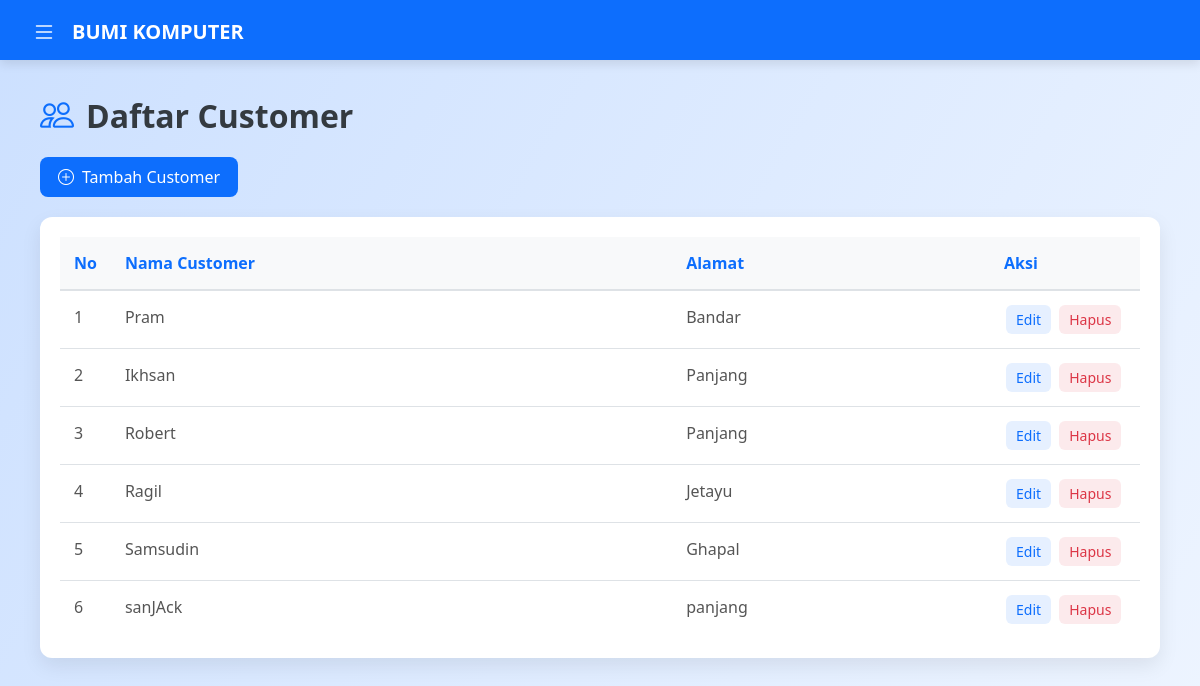
The app's page /index.php?action=pelanggan (signed in) with its own data.
### tables this page shows
CREATE TABLE `pelanggan` (
  `id_pelanggan` int(11) NOT NULL,
  `nama` varchar(255) DEFAULT NULL,
  `alamat` varchar(255) DEFAULT NULL
);

### app/Controllers/PelangganController.php (called while the page is built, shortened)
<?php
require_once 'app/Models/Pelanggan.php';
class PelangganController
{
    private $pelanggan;
    public function __construct()
    {
        $this->pelanggan = new Pelanggan();
    }
    public function daftarPelanggan()
    {
        $data = $this->pelanggan->tampilkanSemuaPelanggan();
        require 'app/Views/pelanggan_view.php';
    }
}
?>

### config/database.php (called while the page is built, shortened)
<?php
class Database {
    private $host = "localhost";
    private $user = "root";
    private $password = "";
    private $dbname = "dbtoko";
    private $conn;
    private function connect() {
        $this->conn = new mysqli($this->host, $this->user, $this->password, $this->dbname);
    }
    public function getConnection() {
        return $this->conn;
    }
}
?>

### app/Models/Pelanggan.php (called while the page is built, shortened)
<?php
require_once 'config/database.php';
class Pelanggan
{
    private $conn;
    public function __construct()
    {
        $database = new Database();
        $this->conn = $database->getConnection();
    }
    public function tampilkanSemuaPelanggan()
    {
        $sql = "SELECT * FROM pelanggan";
        $result = $this->conn->query($sql);
        return $result->fetch_all(MYSQLI_ASSOC);
    }
}
?>

### app/Views/pelanggan_view.php (the view, shortened to what this page needs)
<!doctype html>
<html lang="en">
<head>
    <link href="https://cdn.jsdelivr.net/npm/bootstrap@5.3.3/dist/css/bootstrap.min.css" rel="stylesheet">
    <link href="https://cdn.jsdelivr.net/npm/bootstrap-icons@1.11.3/font/bootstrap-icons.css" rel="stylesheet">
</head>
<body>
    <nav class="navbar top-navbar navbar-dark">
        <div class="container-fluid">
            <button class="btn btn-link p-0 me-3 d-flex align-items-center" type="button" data-bs-toggle="offcanvas" data-bs-target="#sidebarOffcanvas" aria-controls="sidebarOffcanvas" id="sidebarToggle">
                <i class="bi bi-list fs-4"></i>
            </button>
            <span class="navbar-brand me-auto">BUMI KOMPUTER</span>
        </div>
    </nav>
    <main id="content" class="content">
        <div class="page-title">
            <i class="bi bi-people text-primary" style="font-size:34px;"></i>
            Daftar Customer
        </div>
        <a href="index.php?action=pelanggan&subaction=tambah" class="btn-add">
            <i class="bi bi-plus-circle"></i> Tambah Customer
        </a>
        <div class="table-wrapper">
            <div class="table-responsive">
                <table class="table table-modern mb-0">
                    <thead>
                        <tr>
                            <th style="width: 50px;">No</th>
                            <th>Nama Customer</th>
                            <th>Alamat</th>
                            <th style="width: 150px;">Aksi</th>
                        </tr>
                    </thead>
                    <tbody>
                        <?php if (!empty($data)): $no=1; foreach($data as $d): ?>
                        <tr>
                            <td><?= $no++; ?></td>
                            <td><?= htmlspecialchars($d['nama']) ?></td>
                            <td><?= htmlspecialchars($d['alamat']) ?></td>
                            <td>
                                <a class="btn-aksi btn-edit"
                                    href="index.php?action=pelanggan&subaction=edit&id=<?= $d['id_pelanggan'] ?>">Edit</a>
                                <a class="btn-aksi btn-del"
                                    onclick="return confirm('Yakin ingin menghapus pelanggan ini?')"
                                    href="index.php?action=pelanggan&subaction=hapus&id=<?= $d['id_pelanggan'] ?>">Hapus</a>
                            </td>
                        </tr>
                        <?php endforeach; else: ?>
                        <tr>
                            <td colspan="4" class="text-center text-muted">Tidak ada data Customer.</td>
                        </tr>
                        <?php endif; ?>
                    </tbody>
                </table>
            </div>
        </div>
    </main>
</body>
</html>

### index.php (shortened to what this page needs)
<?php
require_once 'config/database.php';
require_once 'app/Controllers/PelangganController.php';
$action = isset($_GET['action']) ? $_GET['action'] : 'login';
switch ($action) {
    case 'pelanggan':
        $controller = new PelangganController();
        $subaction = isset($_GET['subaction']) ? $_GET['subaction'] : 'daftarPelanggan';
        switch ($subaction) {
            case 'daftarPelanggan':
                $controller->daftarPelanggan();
                break;
        }
        break;
}

### app/Views/pelanggan_view.php (style rules this page uses)
body { min-height: 100vh; background: linear-gradient(120deg, #cce0ff, #ffffff, #e0f7ff); background-size: 300% 300%; animation: gradientMove 15s ease-in-out infinite; color: #343a40; overflow-x: hidden; }
.top-navbar { background: #0d6efd !important; box-shadow: 0 4px 10px rgba(0, 0, 0, 0.1); position: fixed; top: 0; width: 100%; height: 60px; padding: 12px 20px; z-index: 3000; display: flex; align-items: center; }
.navbar-brand, #sidebarToggle { color: white !important; font-weight: 700; }
#sidebarToggle { font-size: 22px; cursor: pointer; margin-right: 15px; border: none; background: none; }
.content { padding: 90px 40px 40px; color: #343a40; transition: 0.3s ease; }
.page-title { font-size: 32px; font-weight: 800; margin-bottom: 16px; display: flex; align-items: center; gap: 12px; color: #343a40; text-shadow: none; }
.table-wrapper { background: #ffffff; border-radius: 12px; box-shadow: 0 8px 20px rgba(0, 0, 0, 0.08); padding: 0; overflow: hidden; margin-top: 20px; }
.table-responsive { padding: 20px; }
.table-modern { width: 100%; margin-bottom: 0; color: #343a40; }
.table-modern thead th { background: #f8f9fa; padding: 14px; color: #0d6efd; font-weight: 600; border-bottom: 2px solid #dee2e6; }
.table-modern tbody tr { transition: background-color 0.2s ease; }
.table-modern td { padding: 14px; border-top: 1px solid #e9ecef; color: #555; }
.table-modern tbody tr:last-child td { border-bottom: none; }
.btn-add { background: #0d6efd; color: white !important; border-radius: 8px; padding: 8px 18px; font-weight: 500; text-decoration: none; display: inline-flex; gap: 8px; align-items: center; transition: background-color 0.2s ease; }
.btn-aksi { padding: 4px 10px; border-radius: 6px; font-size: 14px; font-weight: 500; margin: 0 2px; text-decoration: none; display: inline-block; }
.btn-edit { color: #0d6efd; background: rgba(13, 110, 253, 0.1); }
.btn-del { color: #dc3545; background: rgba(220, 53, 69, 0.1); }

### records on screen
pelanggan: nama "Pram", alamat "Bandar"
pelanggan: nama "Ikhsan", alamat "Panjang"
pelanggan: nama "Robert", alamat "Panjang"
pelanggan: nama "Ragil", alamat "Jetayu"
pelanggan: nama "Samsudin", alamat "Ghapal"
pelanggan: nama "sanJAck", alamat "panjang"
